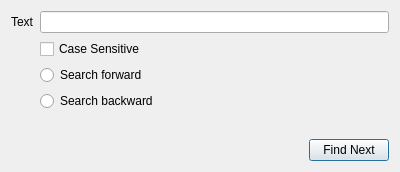
<?xml version="1.0" encoding="UTF-8"?>
<ui version="4.0">
 <class>SearchDialog</class>
 <widget class="QDialog" name="SearchDialog">
  <property name="windowModality">
   <enum>Qt::ApplicationModal</enum>
  </property>
  <property name="geometry">
   <rect>
    <x>0</x>
    <y>0</y>
    <width>400</width>
    <height>172</height>
   </rect>
  </property>
  <property name="contextMenuPolicy">
   <enum>Qt::NoContextMenu</enum>
  </property>
  <property name="windowTitle">
   <string>Search</string>
  </property>
  <layout class="QVBoxLayout" name="verticalLayout">
   <item>
    <layout class="QFormLayout" name="formLayout">
     <property name="sizeConstraint">
      <enum>QLayout::SetDefaultConstraint</enum>
     </property>
     <property name="fieldGrowthPolicy">
      <enum>QFormLayout::AllNonFixedFieldsGrow</enum>
     </property>
     <item row="1" column="0">
      <widget class="QLabel" name="label">
       <property name="text">
        <string>Text</string>
       </property>
      </widget>
     </item>
     <item row="1" column="1">
      <widget class="QLineEdit" name="edPattern"/>
     </item>
     <item row="2" column="1">
      <widget class="QCheckBox" name="cbCaseSensitive">
       <property name="text">
        <string>Case Sensitive</string>
       </property>
      </widget>
     </item>
     <item row="3" column="1">
      <widget class="QRadioButton" name="rbForward">
       <property name="text">
        <string>Search forward</string>
       </property>
       <property name="autoExclusive">
        <bool>false</bool>
       </property>
      </widget>
     </item>
     <item row="4" column="1">
      <widget class="QRadioButton" name="rbBackward">
       <property name="focusPolicy">
        <enum>Qt::TabFocus</enum>
       </property>
       <property name="text">
        <string>Search backward</string>
       </property>
       <property name="autoExclusive">
        <bool>false</bool>
       </property>
      </widget>
     </item>
    </layout>
   </item>
   <item>
    <layout class="QHBoxLayout" name="horizontalLayout">
     <item>
      <spacer name="horizontalSpacer">
       <property name="orientation">
        <enum>Qt::Horizontal</enum>
       </property>
       <property name="sizeHint" stdset="0">
        <size>
         <width>40</width>
         <height>20</height>
        </size>
       </property>
      </spacer>
     </item>
     <item>
      <widget class="QPushButton" name="btnFindNext">
       <property name="text">
        <string>Find Next</string>
       </property>
       <property name="default">
        <bool>true</bool>
       </property>
      </widget>
     </item>
    </layout>
   </item>
  </layout>
  <action name="actionVirtualKeys">
   <property name="text">
    <string>Virtual Keyboard</string>
   </property>
   <property name="toolTip">
    <string>Virtual Keyboard</string>
   </property>
   <property name="shortcut">
    <string>Home</string>
   </property>
  </action>
 </widget>
 <tabstops>
  <tabstop>edPattern</tabstop>
  <tabstop>cbCaseSensitive</tabstop>
  <tabstop>rbForward</tabstop>
  <tabstop>rbBackward</tabstop>
  <tabstop>btnFindNext</tabstop>
 </tabstops>
 <resources/>
 <connections/>
</ui>
